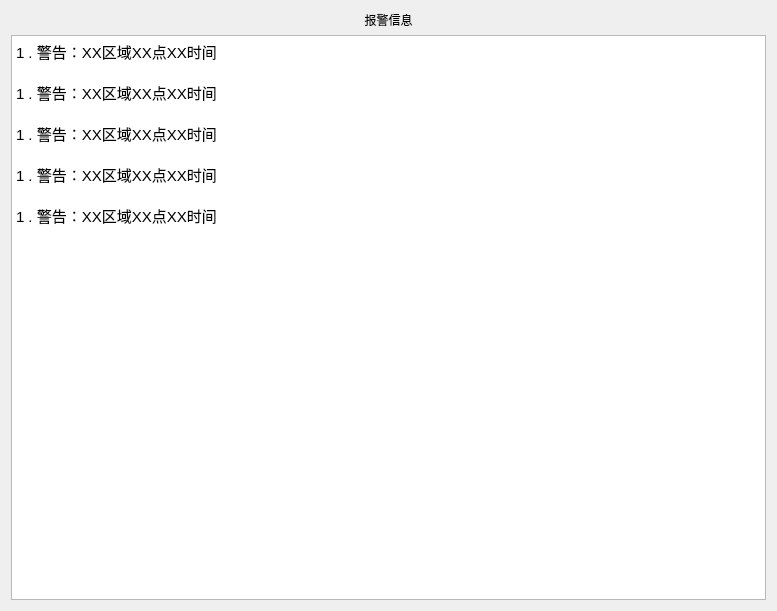
<?xml version="1.0" encoding="UTF-8"?>
<ui version="4.0">
 <class>Diary</class>
 <widget class="QWidget" name="Diary">
  <property name="geometry">
   <rect>
    <x>0</x>
    <y>0</y>
    <width>777</width>
    <height>611</height>
   </rect>
  </property>
  <property name="acceptDrops">
   <bool>false</bool>
  </property>
  <property name="windowTitle">
   <string>Form</string>
  </property>
  <layout class="QVBoxLayout" name="verticalLayout">
   <item>
    <widget class="QLabel" name="label">
     <property name="autoFillBackground">
      <bool>true</bool>
     </property>
     <property name="text">
      <string>报警信息</string>
     </property>
     <property name="alignment">
      <set>Qt::AlignCenter</set>
     </property>
    </widget>
   </item>
   <item>
    <widget class="QTextEdit" name="textEdit">
     <property name="readOnly">
      <bool>true</bool>
     </property>
     <property name="html">
      <string>&lt;!DOCTYPE HTML PUBLIC &quot;-//W3C//DTD HTML 4.0//EN&quot; &quot;http://www.w3.org/TR/REC-html40/strict.dtd&quot;&gt;
&lt;html&gt;&lt;head&gt;&lt;meta name=&quot;qrichtext&quot; content=&quot;1&quot; /&gt;&lt;style type=&quot;text/css&quot;&gt;
p, li { white-space: pre-wrap; }
&lt;/style&gt;&lt;/head&gt;&lt;body style=&quot; font-family:'Ubuntu'; font-size:11pt; font-weight:400; font-style:normal;&quot;&gt;
&lt;p style=&quot; margin-top:0px; margin-bottom:0px; margin-left:0px; margin-right:0px; -qt-block-indent:0; text-indent:0px;&quot;&gt;1 . 警告：XX区域XX点XX时间&lt;/p&gt;
&lt;p style=&quot;-qt-paragraph-type:empty; margin-top:0px; margin-bottom:0px; margin-left:0px; margin-right:0px; -qt-block-indent:0; text-indent:0px;&quot;&gt;&lt;br /&gt;&lt;/p&gt;
&lt;p style=&quot; margin-top:0px; margin-bottom:0px; margin-left:0px; margin-right:0px; -qt-block-indent:0; text-indent:0px;&quot;&gt;1 . 警告：XX区域XX点XX时间&lt;/p&gt;
&lt;p style=&quot;-qt-paragraph-type:empty; margin-top:0px; margin-bottom:0px; margin-left:0px; margin-right:0px; -qt-block-indent:0; text-indent:0px;&quot;&gt;&lt;br /&gt;&lt;/p&gt;
&lt;p style=&quot; margin-top:0px; margin-bottom:0px; margin-left:0px; margin-right:0px; -qt-block-indent:0; text-indent:0px;&quot;&gt;1 . 警告：XX区域XX点XX时间&lt;/p&gt;
&lt;p style=&quot;-qt-paragraph-type:empty; margin-top:0px; margin-bottom:0px; margin-left:0px; margin-right:0px; -qt-block-indent:0; text-indent:0px;&quot;&gt;&lt;br /&gt;&lt;/p&gt;
&lt;p style=&quot; margin-top:0px; margin-bottom:0px; margin-left:0px; margin-right:0px; -qt-block-indent:0; text-indent:0px;&quot;&gt;1 . 警告：XX区域XX点XX时间&lt;/p&gt;
&lt;p style=&quot;-qt-paragraph-type:empty; margin-top:0px; margin-bottom:0px; margin-left:0px; margin-right:0px; -qt-block-indent:0; text-indent:0px;&quot;&gt;&lt;br /&gt;&lt;/p&gt;
&lt;p style=&quot; margin-top:0px; margin-bottom:0px; margin-left:0px; margin-right:0px; -qt-block-indent:0; text-indent:0px;&quot;&gt;1 . 警告：XX区域XX点XX时间&lt;/p&gt;&lt;/body&gt;&lt;/html&gt;</string>
     </property>
    </widget>
   </item>
  </layout>
 </widget>
 <resources/>
 <connections/>
</ui>
